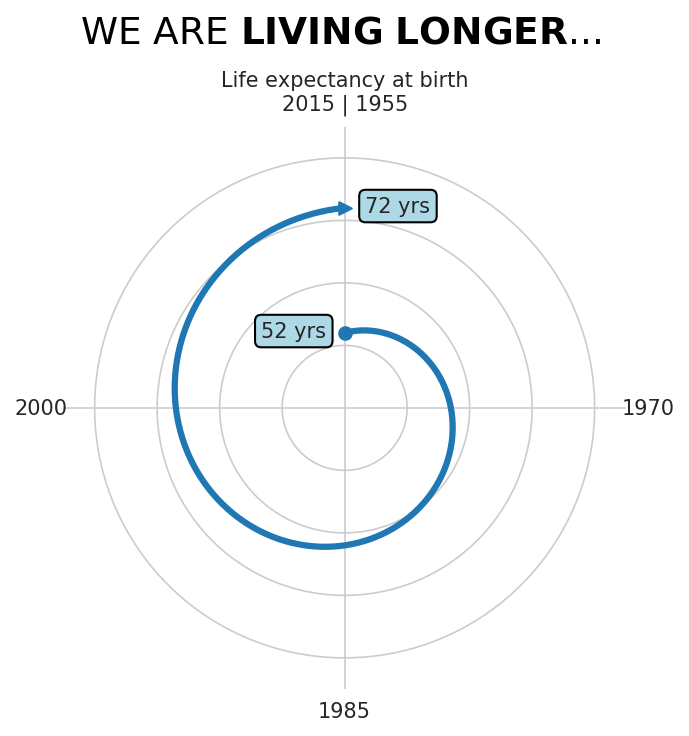

Python code for this plot:
# %%
import pandas as pd
import numpy as np
import matplotlib.pyplot as plt
import seaborn as sns

df = pd.read_csv('data.csv')
df = df.assign(theta = [0, 360], id = 1)
df

# %%
from scipy.interpolate import interp1d
import math

with plt.style.context("seaborn-white"):
    fig = plt.figure(figsize=(5,5))

    rect = [0.05, 0.15, 0.95, 0.75]
    
    base_ax = fig.add_axes(rect, projection="polar")

    ax = base_ax
    ax.set_theta_zero_location("N")
    ax.set_theta_direction(-1)
    ax.set_thetagrids([0, 90, 180, 270], labels = ('2015 | 1955', '1970', '1985', '2000'))
    ax.set_rgrids([50, 60, 70, 80], labels = ('', '', '', ''))
    ax.spines['polar'].set_visible(False)
    ax.set_rlim(bottom = 40, top = 85)

    # axes = [fig.add_axes(rect, projection="polar", label="axes%d" % i, facecolor="none") 
    #                     for i in range(4)]

    # for ax in axes[1:]:
    #     ax.patch.set_visible(False)
    #     ax.grid(False)
    #     ax.xaxis.set_visible(False)
    #     base_ax.yaxis.grid(False)

    # for ax, angle in zip(axes, [0, 90, 180, 270]):
    #     ax.set_rgrids(range(1, 5), labels=('_', '_', '_', '_', '_'), angle=angle, fontsize=12)
    #     # hide outer spine (circle)
    #     ax.spines["polar"].set_visible(False)
    #     ax.set_ylim(0, 4)  
    #     ax.xaxis.grid(True, color='black', linestyle='-')
    #     ax.set_thetagrids([0, 90, 180, 270], labels = ('', '', '', ''))

    #     # apply offset transform to all x ticklabels.
    #     for label in ax.xaxis.get_majorticklabels():
    #         label.set_transform(label.get_transform() + offset)

    #     # draw a line on the y axis at each label
    #     ax.tick_params(axis='y', pad=0, left=True, length=6, 
    #         width=1, direction='inout', rotation=90)

    for curve in [[df.theta, df.expectancy]]:
        curve[0] = np.deg2rad(curve[0])
        x = np.linspace(curve[0][0], curve[0][1], 500)
        y = interp1d(curve[0], curve[1])(x)
        base_ax.plot(x, y, lw = 3)

    markers = ['o', '>']
    offsets_x = [-40, 10]
    offsets_y = [-2, -2]
    for x, y, off_x, off_y, m in zip(df.theta, df.expectancy, offsets_x, offsets_y, markers):
        x = math.radians(x)
        base_ax.scatter(x, y, marker = m, c = '#1f77b4')

        bbox = dict(boxstyle="round", fc="#add8e6")
        ax.annotate('%d yrs'%(y),
                    (x, y), xytext=(off_x, off_y), 
                    textcoords='offset points',
                    bbox=bbox)
    
    # new_axis = fig.add_axes(ax.get_position(), frameon = False)
    # new_axis.plot()
    # plt.show()
plt.suptitle('WE ARE ' + r"$\bf{" + 'LIVING' + "}$" + ' ' + r"$\bf{" + 'LONGER' + "}$" + '...', 
    y=1.05, x = 0.52, fontsize=18)
plt.title('Life expectancy at birth', fontsize=10)
plt.savefig('base.png', dpi = 150,
            bbox_inches = 'tight',
            transparent = True)

# %%
